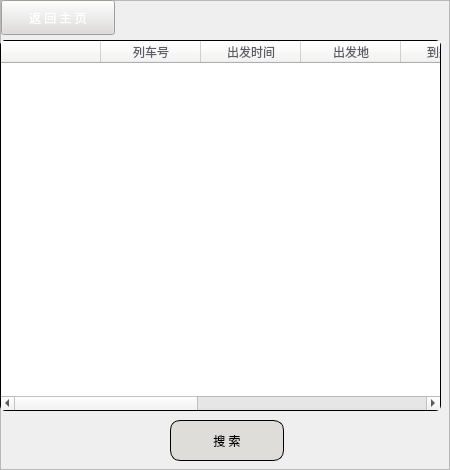
                    <widget class="QFrame" name="frame_change_left">
                     <property name="sizePolicy">
                      <sizepolicy hsizetype="Expanding" vsizetype="Preferred">
                       <horstretch>1</horstretch>
                       <verstretch>0</verstretch>
                      </sizepolicy>
                     </property>
                     <property name="frameShape">
                      <enum>QFrame::StyledPanel</enum>
                     </property>
                     <property name="frameShadow">
                      <enum>QFrame::Raised</enum>
                     </property>
                     <widget class="QPushButton" name="Button_change_search">
                      <property name="geometry">
                       <rect>
                        <x>170</x>
                        <y>420</y>
                        <width>114</width>
                        <height>41</height>
                       </rect>
                      </property>
                      <property name="styleSheet">
                       <string notr="true">QPushButton{
	border:1px solid;
	border-radius: 10px;
	background-color: rgb(222, 221, 218);
	font: 16pt &quot;Noto Sans Brahmi&quot;;
}

QPushButton:pressed{
	padding-top:3px;
	padding-left:3px;
}</string>
                      </property>
                      <property name="text">
                       <string>搜 索</string>
                      </property>
                     </widget>
                     <widget class="QPushButton" name="Button_return4">
                      <property name="geometry">
                       <rect>
                        <x>1</x>
                        <y>0</y>
                        <width>114</width>
                        <height>35</height>
                       </rect>
                      </property>
                      <property name="styleSheet">
                       <string notr="true">QPushButton{
	
	color: rgb(255, 255, 255);
	background-color: rgb(222, 221, 218);
	font: 14pt &quot;Noto Sans Brahmi&quot;;
}</string>
                      </property>
                      <property name="text">
                       <string>返 回 主 页</string>
                      </property>
                     </widget>
                     <widget class="QTableWidget" name="tableWidget_train_2">
                      <property name="geometry">
                       <rect>
                        <x>0</x>
                        <y>40</y>
                        <width>441</width>
                        <height>371</height>
                       </rect>
                      </property>
                      <property name="styleSheet">
                       <string notr="true">QTableWidget{
	border-radius:5px;
	border:1px solid;
	font: 12pt &quot;Noto Sans Brahmi&quot;;
	
	color: rgb(36, 31, 49);
}
QHeaderView::section{
	color: rgb(94, 92, 100);
	background-color: rgb(246, 245, 244);
}</string>
                      </property>
                      <column>
                       <property name="text">
                        <string/>
                       </property>
                      </column>
                      <column>
                       <property name="text">
                        <string>列车号</string>
                       </property>
                      </column>
                      <column>
                       <property name="text">
                        <string>出发时间</string>
                       </property>
                      </column>
                      <column>
                       <property name="text">
                        <string>出发地</string>
                       </property>
                      </column>
                      <column>
                       <property name="text">
                        <string>到达时间</string>
                       </property>
                      </column>
                      <column>
                       <property name="text">
                        <string>到达地</string>
                       </property>
                      </column>
                      <column>
                       <property name="text">
                        <string>座位号</string>
                       </property>
                      </column>
                      <column>
                       <property name="text">
                        <string>座位等级</string>
                       </property>
                      </column>
                      <column>
                       <property name="text">
                        <string>票价</string>
                       </property>
                      </column>
                     </widget>
                    </widget>
